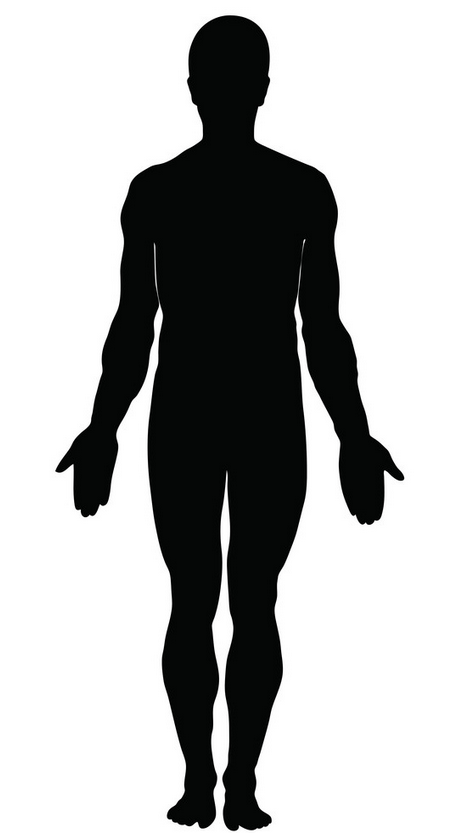
#> input picture src/util/human_figure.png, 470 x 838 px
$ python per_kpt_eval_plot.py   (older library calls are emulated)
#> lines starting #> are read from the running program, lines starting #| are printed output that depends on the picture; after the words box and inside, x2 and y2 are one past the last pixel; in counts of white or black regions, pixels touching at a corner belong together
import cv2
import matplotlib.cm
import matplotlib.pyplot as plt
import numpy as np
src_img = "./human_figure.png"
scores_hg_best = [0.537,0.523,0.524,0.673,0.690,0.888,0.890,0.729,0.788,0.528,0.578,0.865,0.886,0.744,0.789,0.706,0.735]
scores_hg_paper = [0.387,0.401,0.373,0.426,0.425,0.659,0.683,0.546,0.581,0.359,0.397,0.659,0.652,0.560,0.589,0.551,0.534]
scores_dla_best = [0.550,0.551,0.546,0.637,0.697,0.849,0.858,0.691,0.735,0.480,0.520,0.846,0.862,0.743,0.765,0.661,0.659]
scores_dla_paper = [0.376,0.409,0.383,0.418,0.380,0.633,0.644,0.479,0.511,0.284,0.350,0.654,0.635,0.531,0.567,0.481,0.484]


def plot_kpt_eval(scores,backbone, name):
#> called with backbone = 'DLA', name = 'paper'
	kpt_names = ['nose','left_eye','right_eye','left_ear','right_ear','left_shoulder','right_shoulder',\
	             'left_elbow','right_elbow','left_wrist','right_wrist','left_hip','right_hip','left_knee','right_knee',\
	             'left_ankle','right_ankle']
	kpt_coord = [(229,95),(243,72),(216,72),(263,91),(193,91),(315,183),(144,183),(324,324),\
				 (134,324),(355,438),(101,438),(289,423),(163,423),(252,594),(193,590),(240,772),\
				 (200,771)]

	kpt_map = {name:{'xy':kpt_coord[i],'score':scores[i]} for i,name in enumerate(kpt_names)}
	img = cv2.imread(src_img)
#> img is the input picture: shape (838, 470, 3); mean B, G, R 180.1, 180.3, 179.8

	cmap = matplotlib.cm.get_cmap('hot')
	for kpt in kpt_names:
		score = kpt_map[kpt]['score']
		xy = kpt_map[kpt]['xy']
		rgb = (np.array(cmap(score))*255)[:-1].astype(np.int)
		rgb = (int(rgb[0]),int(rgb[1]),int(rgb[2]))
		#radius = int(score*20)
		radius = 12
		cv2.circle(img,xy,radius,rgb,thickness=-1,lineType=cv2.LINE_AA)
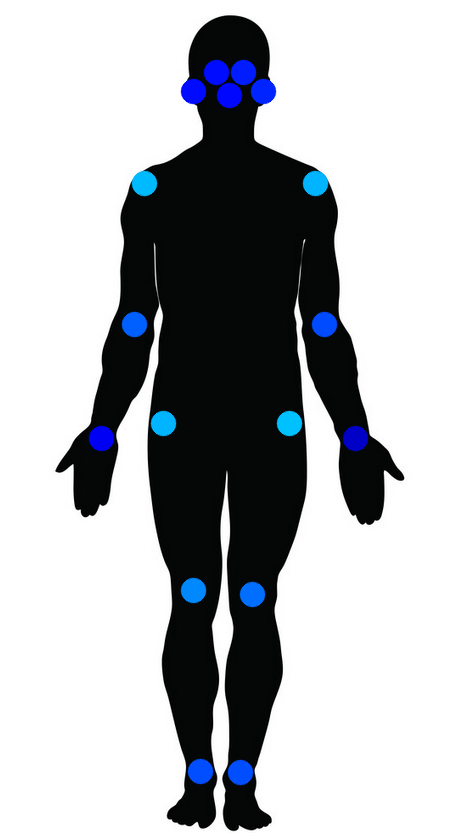
#> img: shape (838, 470, 3); 2.42% of pixels changed, all inside (x1, y1, x2, y2) = (88, 59, 369, 786)
		#cv2.putText(img,str(score),xy, cv2.FONT_HERSHEY_SIMPLEX, 0.5, (0, 255, 0), 1, cv2.LINE_AA)

	fig, ax = plt.subplots()
	im = ax.imshow(img,cmap=cmap)
	ax.axis('off')
	cax = fig.add_axes([0.65, 0.15, 0.03, 0.7])
	cbar_ticks = np.array([0,25,50,75,100])
	cbar = fig.colorbar(im, cax=cax, orientation='vertical',ticks=((cbar_ticks*255)/100).astype(int))

	cbar.ax.set_yticklabels(["{}%".format(value) for value in cbar_ticks])
	ax.set_title('{} [{}]\nAP por keypoint'.format(backbone,name))
	plt.savefig("../figures/exp_plots/per_kpt/{}_{}_kpt_eval.pdf".format(backbone,name))
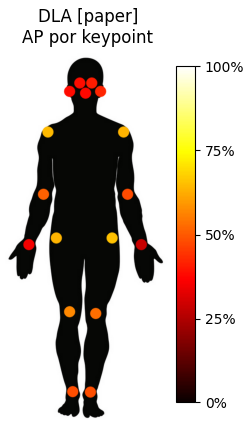
#> figure drawn by matplotlib, 2 panels; B, G, R data is drawn as R, G, B
	plt.show()

if __name__ == '__main__':
	plot_kpt_eval(scores_dla_paper,"DLA","paper")
	plot_kpt_eval(scores_dla_best,"DLA","mejor")
#> call 2 of plot_kpt_eval, with backbone = 'DLA', name = 'mejor'
#> the loop in plot_kpt_eval (call 2), `for kpt in kpt_names:` made 17 passes
#> rgb on passes 1 to 12: (255, 123, 0), (255, 125, 0), (255, 120, 0), (255, 183, 0), (255, 222, 0), (255, 255, 105), (255, 255, 113), (255, 217, 0), (255, 249, 0), (255, 75, 0), (255, 104, 0), (255, 255, 101)
#> after the loop in plot_kpt_eval (call 2), `for kpt in kpt_names:`:
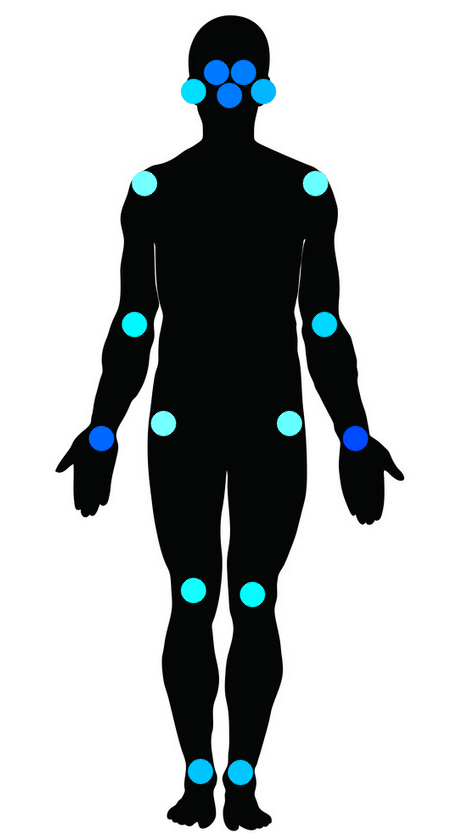
#> img: shape (838, 470, 3); 2.42% of pixels changed, all inside (x1, y1, x2, y2) = (88, 59, 369, 786)
	plot_kpt_eval(scores_hg_paper,"Hourglass","paper")
#> call 3 of plot_kpt_eval, with backbone = 'Hourglass', name = 'paper'
#> the loop in plot_kpt_eval (call 3), `for kpt in kpt_names:` made 17 passes
#> rgb on passes 1 to 12: (255, 15, 0), (255, 23, 0), (255, 5, 0), (255, 41, 0), (255, 39, 0), (255, 196, 0), (255, 212, 0), (255, 120, 0), (255, 144, 0), (249, 0, 0), (255, 20, 0), (255, 196, 0)
#> after the loop in plot_kpt_eval (call 3), `for kpt in kpt_names:`:
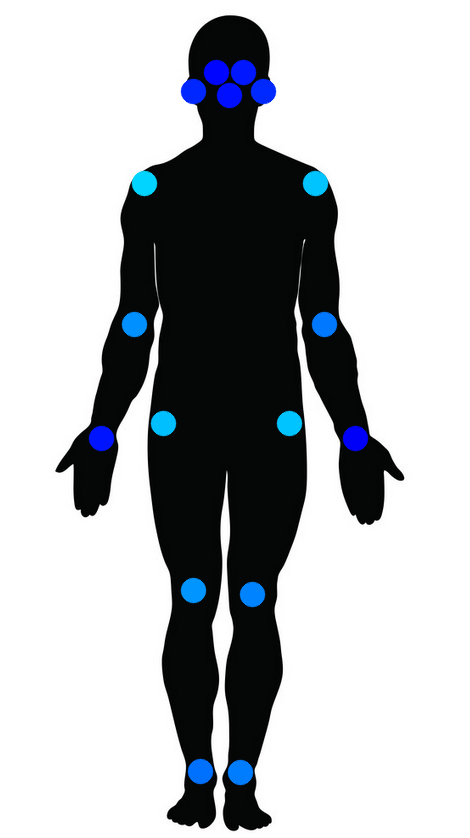
#> img: shape (838, 470, 3); 2.42% of pixels changed, all inside (x1, y1, x2, y2) = (88, 59, 369, 786)
	plot_kpt_eval(scores_hg_best,"Hourglass","mejor")
#> call 4 of plot_kpt_eval, with backbone = 'Hourglass', name = 'mejor'
#> the loop in plot_kpt_eval (call 4), `for kpt in kpt_names:` made 17 passes
#> rgb on passes 1 to 12: (255, 115, 0), (255, 104, 0), (255, 107, 0), (255, 207, 0), (255, 217, 0), (255, 255, 144), (255, 255, 144), (255, 243, 0), (255, 255, 42), (255, 110, 0), (255, 141, 0), (255, 255, 121)
#> after the loop in plot_kpt_eval (call 4), `for kpt in kpt_names:`:
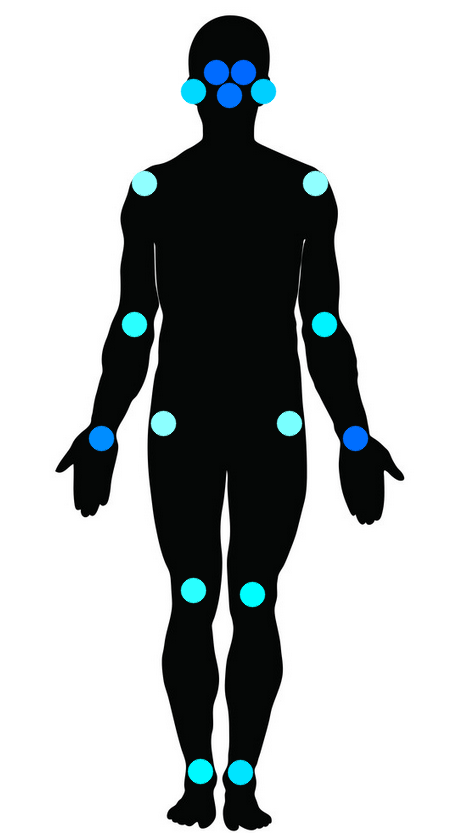
#> img: shape (838, 470, 3); 2.42% of pixels changed, all inside (x1, y1, x2, y2) = (88, 59, 369, 786)
#> in plot_kpt_eval (call 4), `plt.savefig("../figures/exp_plots/per_kpt/{}_{}_kpt_eval.pdf".format(b..`:
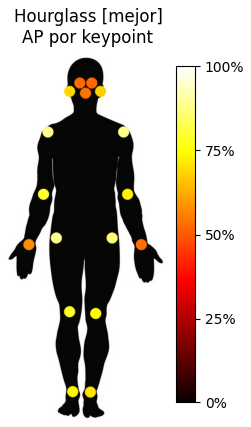
#> figure drawn by matplotlib, 2 panels; B, G, R data is drawn as R, G, B
